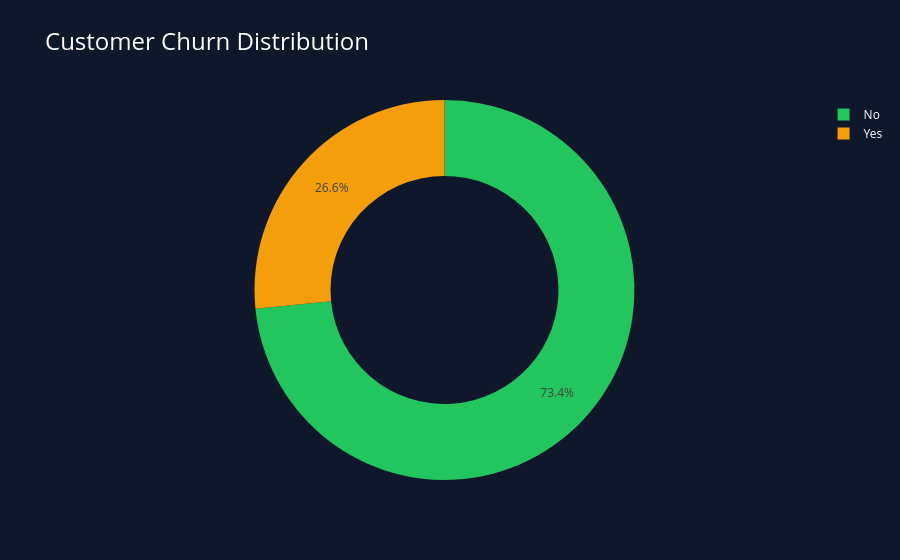

The notebook cell this image was saved under:
### Markdown cell above
STEP 1.6 — CHURN DISTRIBUTION

### Code cell
fig = px.pie(
    df,
    names='Churn',
    title='Customer Churn Distribution',
    hole=0.6,
    color='Churn',
    color_discrete_map={
        'Yes': '#F59E0B',
        'No': '#22C55E'
    }
)

fig.update_layout(
    paper_bgcolor='#0F172A',
    plot_bgcolor='#0F172A',
    font_color='white',
    title_font_size=24
)

fig.show()

### Figure 1 — Plotly figure (JSON) as saved in the notebook; plotly's stock layout.template omitted (floating-point values rounded to 4 significant figures; data arrays with more than 128 entries replaced by an {"elided": "..."} marker saying what was removed)
{"data": [{"customdata": {"elided": "7032x1 str values"}, "domain": {"x": [0, 1], "y": [0, 1]}, "hole": 0.6, "hovertemplate": "Churn=%{customdata[0]}<extra></extra>", "labels": {"elided": "7032 str values"}, "legendgroup": "", "marker": {"colors": {"elided": "7032 str values"}}, "name": "", "showlegend": true, "type": "pie"}], "layout": {"font": {"color": "white"}, "legend": {"tracegroupgap": 0}, "paper_bgcolor": "#0F172A", "plot_bgcolor": "#0F172A", "title": {"font": {"size": 24}, "text": "Customer Churn Distribution"}}}
